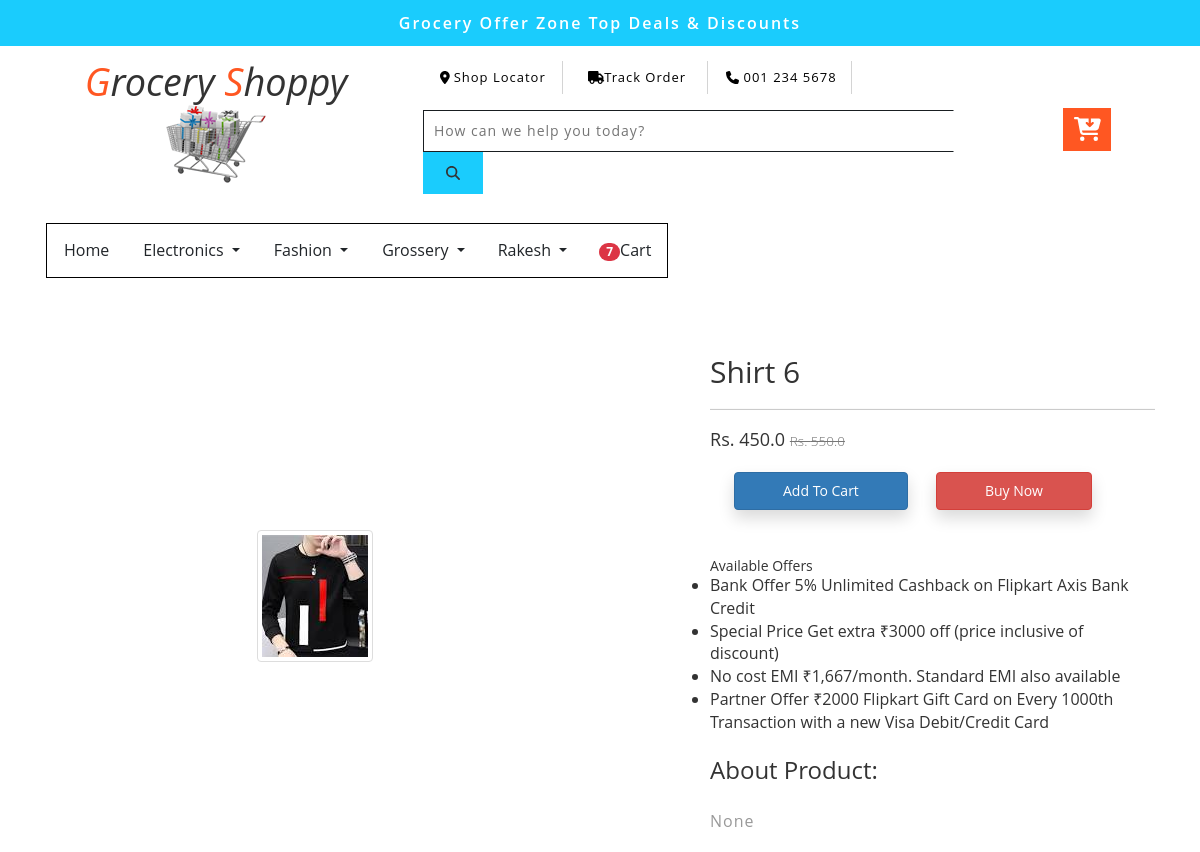
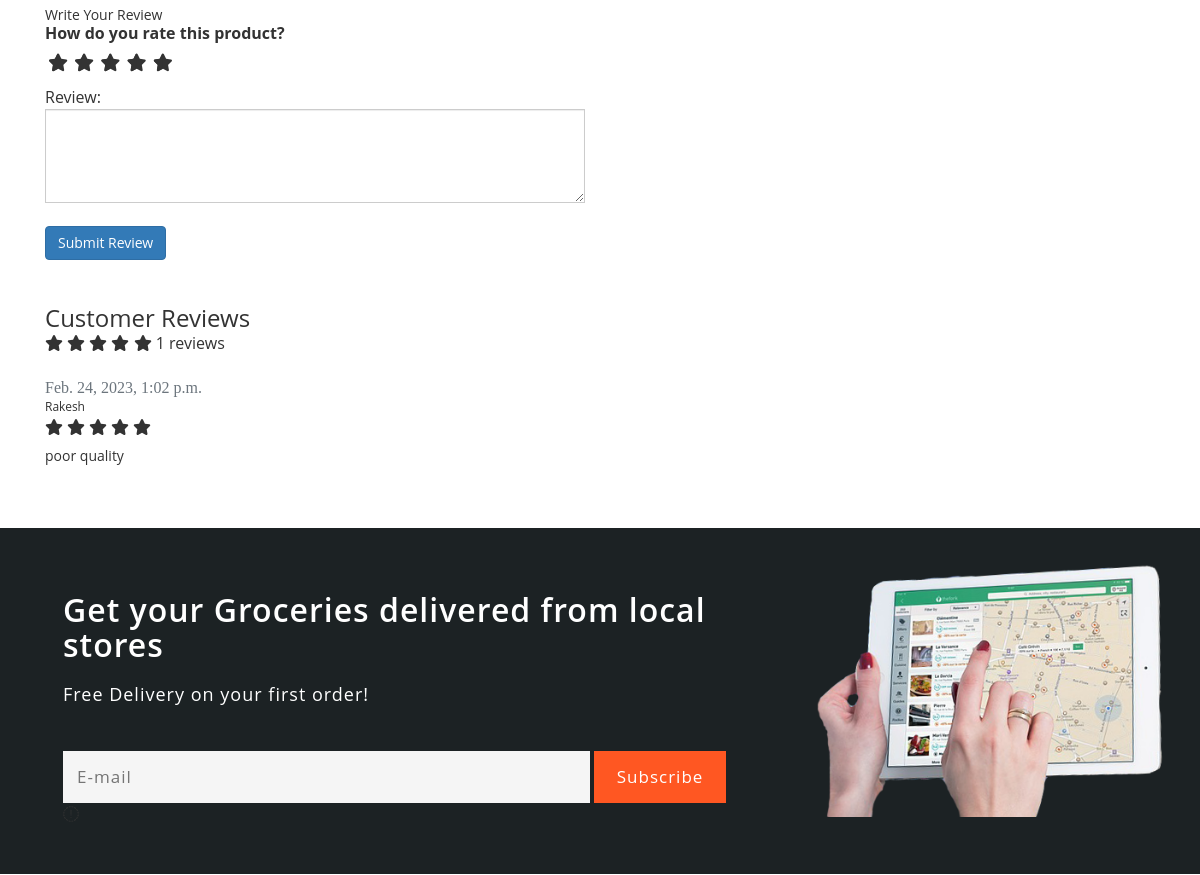
/product-detail/13/ (signed in, upper part), run on an earlier commit of the app's database (2 pictures, top to bottom).
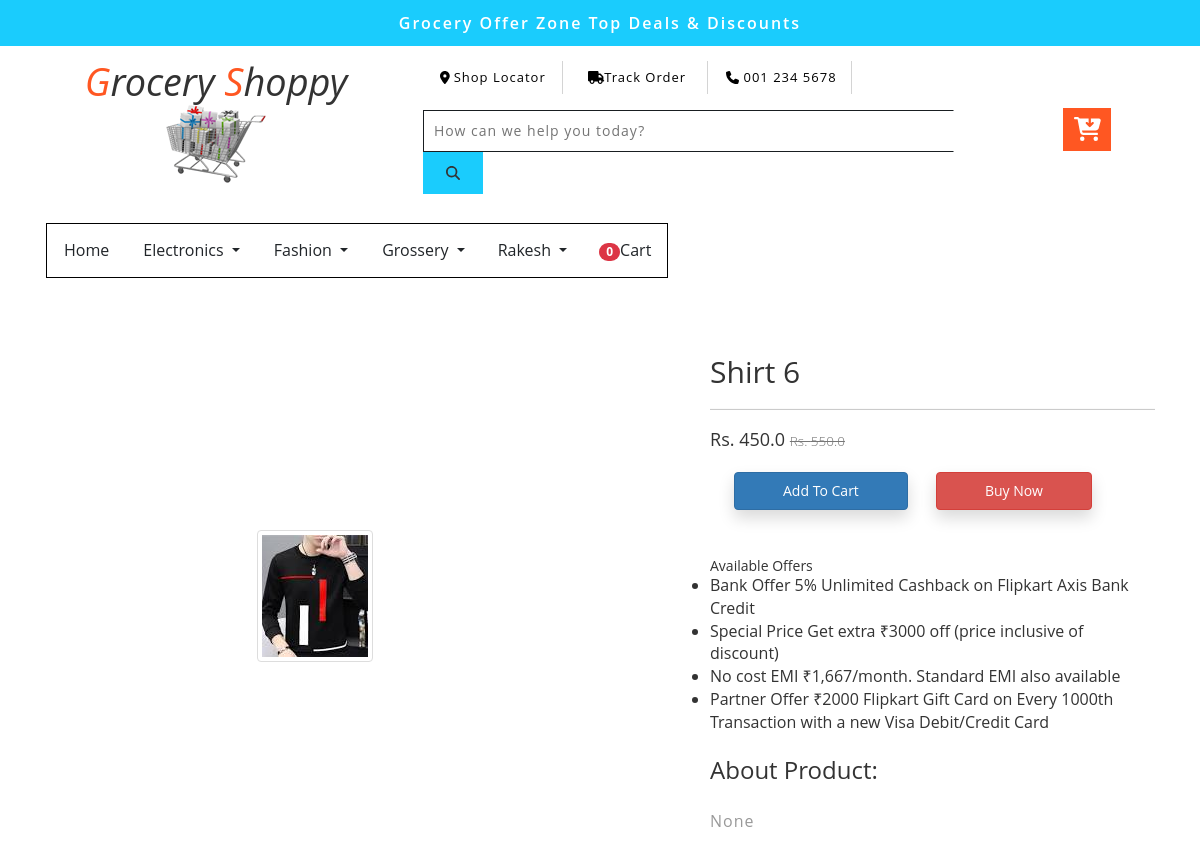
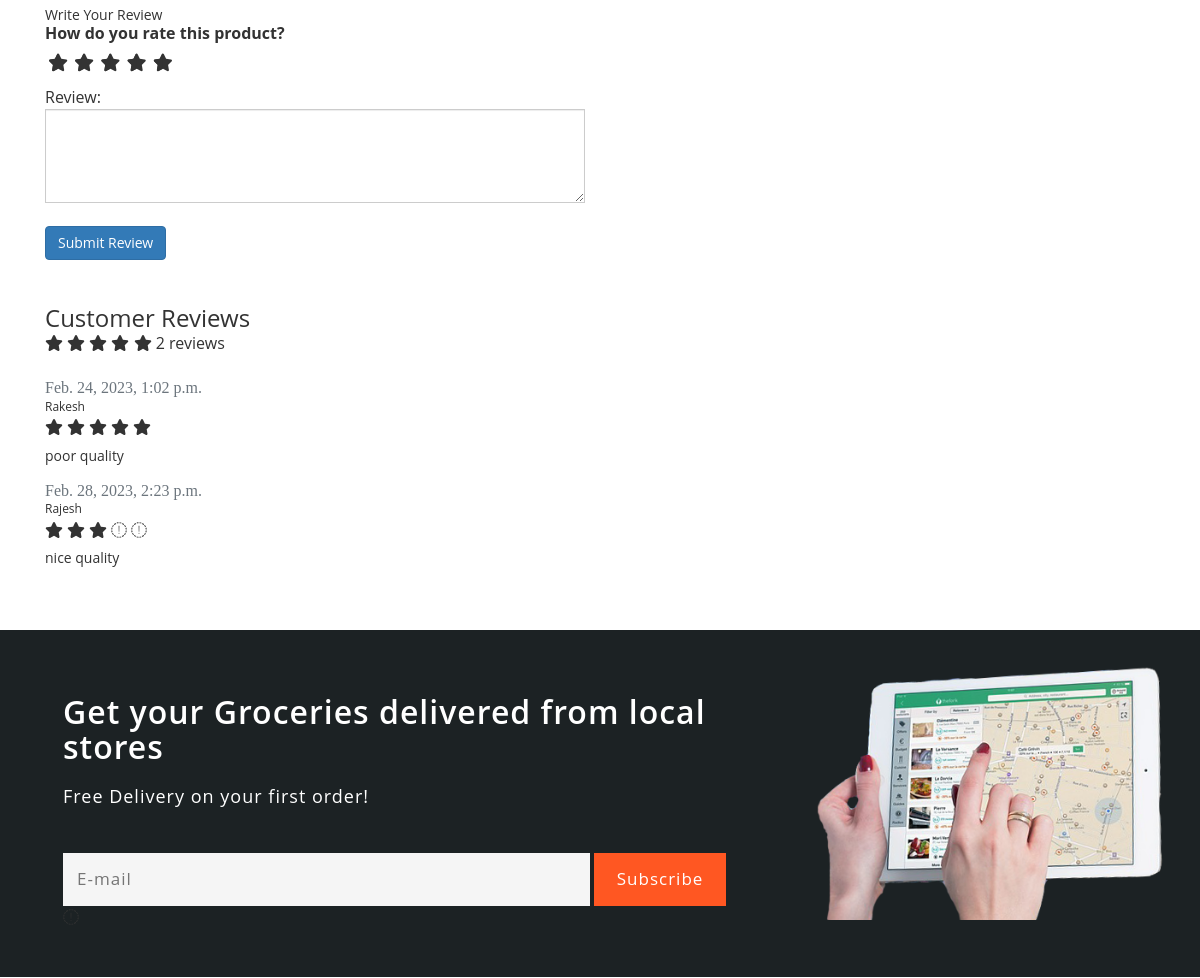
And on a later commit of the database (2 pictures, top to bottom).
### app/models.py (models this page shows, shortened)
class Product(models.Model):
    title=models.CharField(max_length=100)
    selling_price=models.FloatField()
    discounted_price=models.FloatField()
    description=models.TextField()
    brand=models.CharField(max_length=100)
    category=models.CharField(choices=CATEGORY_CHOICES, max_length=2)
    product_image=models.ImageField(upload_to="product_img")
    specifications = models.TextField(null=True, blank=True)
    def countReview(self):
        reviews = ReviewRating.objects.filter(product=self, status=True).aggregate(count=Count('id'))
        count = 0
        if reviews['count'] is not None:
            count = int(reviews['count'])
        return count

class ReviewRating(models.Model):
    product = models.ForeignKey(Product, on_delete=models.CASCADE)
    user = models.ForeignKey(User, on_delete=models.CASCADE)
    subject = models.CharField(max_length=100, blank=True)
    review = models.TextField(max_length=500, blank=True)
    rating = models.FloatField()
    ip = models.CharField(max_length=20, blank=True)
    status = models.BooleanField(default=True)
    created_at = models.DateTimeField(auto_now_add=True)
    updated_at = models.DateTimeField(auto_now=True)

### app/views.py (the view)
# urls.py: path('product-detail/<int:pk>/', views.ProductDetailView.as_view(), name='product-detail'),
class ProductDetailView(View):
    def get(self, request, pk):
        totalitem = 0
        product = Product.objects.get(pk=pk)
        review = ReviewRating.objects.filter(product=product, status=True)
        item_already_in_cart = False
        if not request.user.is_authenticated:
            return redirect('login')
        totalitem = len(Cart.objects.filter(user=request.user))
        item_already_in_cart = Cart.objects.filter(Q(product=product.id) & Q(user=request.user)).exists()
        try:
            orderproduct = OrderPlaced.objects.filter(user=request.user, product=product).exists()
        except OrderPlaced.DoesNotExist:
            orderproduct = None
        return render(request, 'app/productdetail.html',{'product':product, 'item_already_in_cart':item_already_in_cart,
        'totalitem':totalitem, 'reviews':review, 'orderproduct':orderproduct})

### app/templates/app/productdetail.html (shortened to what the changed rows need)
{% extends 'app/base.html' %}
{% load static %}
{% block main-content %}
<div class="container my-5">
  <div class="row">
    <div class="col-sm-6 text-center align-self-center">
      <img src="{{product.product_image.url}}" alt="" class="img-fluid img-thumbnail" height="300">
    </div>
    <div class="col-sm-5 offset-sm-1">
      <h2>{{product.title}}</h2>
      <hr>
      <h4>Rs. {{product.discounted_price}} <small class="fw-light text-decoration-line-through">Rs.
          {{product.selling_price}}</small></h4> <br>
      {% if request.user.is_authenticated %}
      {% if item_already_in_cart %}
      <a href="{% url 'showcart' %}" class="btn btn-warning shadow-px py-2 ms-4">Go To Cart</a>
      {% else %}
      <form action="/add-to-cart" class="d-inline">
        <button type="submit" class="btn btn-primary shadow px-5 py-2 ms-4">Add To Cart</button>
      </form>
      {% endif %}
      {% endif %}
      <a href="{% url 'buy-now' %}" class="btn btn-danger shadow px-5 py-2 ms-4">Buy Now</a>
      <h5 class="mt-5">Available Offers</h5>
      <ul>
        <li>Bank Offer 5% Unlimited Cashback on Flipkart Axis Bank Credit</li>
        <li>Special Price Get extra ₹3000 off (price inclusive of discount)</li>
        <li>No cost EMI ₹1,667/month. Standard EMI also available</li>
        <li>Partner Offer ₹2000 Flipkart Gift Card on Every 1000th Transaction with a new Visa Debit/Credit Card</li>
      </ul>
      <br>
      <h3>About Product:</h3><br>
      <p>{{product.specifications}}</p>
    </div>
  </div>
  <br>
		<div class="row">
			<div class="col-md-6">
<br>
<header class="section-heading">
	<div class="rating-star">
		<span>
			<i class="fa-solid fa-star{% if single_product.averageReview < 0.5 %}-o{% elif single_product.averageReview >= 0.5 and single_product.averageReview < 1 %}-half-o {% endif %}" aria-hidden="true"></i>
			<i class="fa-solid fa-star{% if single_product.averageReview < 1.5 %}-o{% elif single_product.averageReview >= 1.5 and single_product.averageReview < 2 %}-half-o {% endif %}" aria-hidden="true"></i>
			<i class="fa-solid fa-star{% if single_product.averageReview < 2.5 %}-o{% elif single_product.averageReview >= 2.5 and single_product.averageReview < 3 %}-half-o {% endif %}" aria-hidden="true"></i>
			<i class="fa-solid fa-star{% if single_product.averageReview < 3.5 %}-o{% elif single_product.averageReview >= 3.5 and single_product.averageReview < 4 %}-half-o {% endif %}" aria-hidden="true"></i>
			<i class="fa-solid fa-star{% if single_product.averageReview < 4.5 %}-o{% elif single_product.averageReview >= 4.5 and single_product.averageReview < 5 %}-half-o {% endif %}" aria-hidden="true"></i>
			<span>{{product.countReview}} reviews</span>
		</span>
	</div>
</header>
<br>
{% for review in reviews %}
				<article class="box mb-3">
					<div class="icontext w-100">
						<div class="text">
							<span class="date text-muted float-md-right">{{review.updated_at}} </span>
							<h6 class="mb-1">{{review.user.first_name}} </h6>
							<div class="rating-star">
								<span>
									<i class="fa-solid fa-star{% if review.rating == 0.5 %}-half-o{% elif review.rating < 1 %}-o {% endif %}" aria-hidden="true"></i>
									<i class="fa-solid fa-star{% if review.rating == 1.5 %}-half-o{% elif review.rating < 2 %}-o {% endif %}" aria-hidden="true"></i>
									<i class="fa-solid fa-star{% if review.rating == 2.5 %}-half-o{% elif review.rating < 3 %}-o {% endif %}" aria-hidden="true"></i>
									<i class="fa-solid fa-star{% if review.rating == 3.5 %}-half-o{% elif review.rating < 4 %}-o {% endif %}" aria-hidden="true"></i>
									<i class="fa-solid fa-star{% if review.rating == 4.5 %}-half-o{% elif review.rating < 5 %}-o {% endif %}" aria-hidden="true"></i>
								</span>
							</div>
						</div>
					</div>
					<div class="mt-2">
						<h5>{{review.review}}</h5>
					</div>
				</article>
{% endfor %}
			</div>
		</div>
	</div>
{% endblock main-content %}

### app/templates/app/base.html (shortened to what the changed rows need)
<!doctype html>
{% load static %}
<html lang="en">
<head>
	<link href="https://cdn.jsdelivr.net/npm/bootstrap@5.0.0-beta1/dist/css/bootstrap.min.css" rel="stylesheet"
>
	<link rel="stylesheet" href="{% static 'app/css/owl.carousel.min.css' %}">
	<link rel="stylesheet" type="text/css"
		href="https://cdnjs.cloudflare.com/ajax/libs/font-awesome/6.3.0/css/all.min.css">
	<link rel="stylesheet" href="{% static 'app/css/bootstrap.css' %}">
	<link rel="stylesheet" href="{% static 'app/css/style3.css' %}">
</head>
<body>
	<div class="header-bot">
		<div class="header-bot_inner_wthreeinfo_header_mid">
			<div class="col-md-4 logo_agile">
				<h1>
					<a>
						<span>G</span>rocery
						<span>S</span>hoppy
						<img src="{% static 'app/images/logo2.png' %}" alt=" ">
					</a>
				</h1>
			</div>
		</div>
	</div>
	<div class="container">
			<nav class="navbar navbar-expand-lg  navbar-dark bg-white">
				<div class="collapse navbar-collapse" id="navbarSupportedContent">
					<ul class="navbar-nav ml-auto mb-2 mb-lg-0">
						{% if request.user.is_authenticated %}
						<li class="nav-item dropdown mx-2">
							<a class="nav-link dropdown-toggle text-dark" href="#" id="profileDropdown" role="button"
								data-bs-toggle="dropdown" aria-expanded="false">
								{{request.user.username|capfirst}}
							</a>
						</li>
						<li class="nav-item mx-2">
							<a href="{% url 'showcart' %}" class="nav-link text-dark"><span
									class="badge bg-danger">{{totalitem}}</span>Cart</a>
						</li>
						{% endif %}
					</ul>
				</div>
			</nav>
	</div>
	{% block main-content %} {% endblock main-content %}
	<div class="footer-top">
		<div class="container-fluid">
			<div class="col-xs-8 agile-leftmk">
				<h2>Get your Groceries delivered from local stores</h2>
			</div>
		</div>
	</div>
</body>
</html>

What changed in the data, as far as the page shows it:
computed for Product "Shirt 6": countReview "1" → "2"
added ReviewRating: updated_at "Feb. 28, 2023, 2:23 p.m.", user.first_name "Rajesh", rating 3 (drawn), review "nice quality"
Also different on the page:
{{ totalitem }}: "7" → "0"
